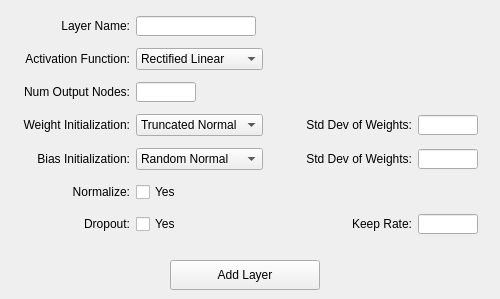
          <widget class="QWidget" name="tabFullyConnected">
           <attribute name="title">
            <string>Fully Connected</string>
           </attribute>
           <widget class="QWidget" name="gridLayoutWidget_6">
            <property name="geometry">
             <rect>
              <x>15</x>
              <y>10</y>
              <width>476</width>
              <height>231</height>
             </rect>
            </property>
            <layout class="QGridLayout" name="gridLayout_6">
             <item row="1" column="3">
              <spacer name="horizontalSpacer_3">
               <property name="orientation">
                <enum>Qt::Horizontal</enum>
               </property>
               <property name="sizeType">
                <enum>QSizePolicy::Fixed</enum>
               </property>
               <property name="sizeHint" stdset="0">
                <size>
                 <width>15</width>
                 <height>20</height>
                </size>
               </property>
              </spacer>
             </item>
             <item row="1" column="2">
              <widget class="QLabel" name="hlpFCActFunc">
               <property name="sizePolicy">
                <sizepolicy hsizetype="Fixed" vsizetype="Preferred">
                 <horstretch>0</horstretch>
                 <verstretch>0</verstretch>
                </sizepolicy>
               </property>
               <property name="text">
                <string/>
               </property>
               <property name="pixmap">
                <pixmap>Icons/help.png</pixmap>
               </property>
              </widget>
             </item>
             <item row="2" column="0">
              <widget class="QLabel" name="lblFCNumOutputNodes">
               <property name="text">
                <string>Num Output Nodes:</string>
               </property>
               <property name="alignment">
                <set>Qt::AlignRight|Qt::AlignTrailing|Qt::AlignVCenter</set>
               </property>
              </widget>
             </item>
             <item row="4" column="1">
              <widget class="QComboBox" name="cbxFCWeightInit">
               <item>
                <property name="text">
                 <string>Truncated Normal</string>
                </property>
               </item>
               <item>
                <property name="text">
                 <string>Random Normal</string>
                </property>
               </item>
              </widget>
             </item>
             <item row="4" column="0">
              <widget class="QLabel" name="lblFCWeightInit">
               <property name="text">
                <string>Weight Initialization:</string>
               </property>
               <property name="alignment">
                <set>Qt::AlignRight|Qt::AlignTrailing|Qt::AlignVCenter</set>
               </property>
              </widget>
             </item>
             <item row="4" column="5">
              <widget class="QLineEdit" name="txtFCStdDev">
               <property name="sizePolicy">
                <sizepolicy hsizetype="Fixed" vsizetype="Fixed">
                 <horstretch>0</horstretch>
                 <verstretch>0</verstretch>
                </sizepolicy>
               </property>
               <property name="minimumSize">
                <size>
                 <width>60</width>
                 <height>20</height>
                </size>
               </property>
               <property name="maximumSize">
                <size>
                 <width>60</width>
                 <height>20</height>
                </size>
               </property>
              </widget>
             </item>
             <item row="7" column="1">
              <widget class="QCheckBox" name="chkFCDropout">
               <property name="text">
                <string>Yes</string>
               </property>
              </widget>
             </item>
             <item row="7" column="0">
              <widget class="QLabel" name="lblFCDropout">
               <property name="text">
                <string>Dropout:</string>
               </property>
               <property name="alignment">
                <set>Qt::AlignRight|Qt::AlignTrailing|Qt::AlignVCenter</set>
               </property>
              </widget>
             </item>
             <item row="2" column="1">
              <widget class="QLineEdit" name="txtFCNumOutputNodes">
               <property name="sizePolicy">
                <sizepolicy hsizetype="Fixed" vsizetype="Fixed">
                 <horstretch>0</horstretch>
                 <verstretch>0</verstretch>
                </sizepolicy>
               </property>
               <property name="maximumSize">
                <size>
                 <width>60</width>
                 <height>20</height>
                </size>
               </property>
              </widget>
             </item>
             <item row="6" column="2">
              <widget class="QLabel" name="hlpFCNorm">
               <property name="sizePolicy">
                <sizepolicy hsizetype="Fixed" vsizetype="Preferred">
                 <horstretch>0</horstretch>
                 <verstretch>0</verstretch>
                </sizepolicy>
               </property>
               <property name="text">
                <string/>
               </property>
               <property name="pixmap">
                <pixmap>Icons/help.png</pixmap>
               </property>
              </widget>
             </item>
             <item row="2" column="2">
              <widget class="QLabel" name="hlpFCNumOutputs">
               <property name="sizePolicy">
                <sizepolicy hsizetype="Fixed" vsizetype="Preferred">
                 <horstretch>0</horstretch>
                 <verstretch>0</verstretch>
                </sizepolicy>
               </property>
               <property name="text">
                <string/>
               </property>
               <property name="pixmap">
                <pixmap>Icons/help.png</pixmap>
               </property>
              </widget>
             </item>
             <item row="1" column="1">
              <widget class="QComboBox" name="cbxFCActFunction">
               <item>
                <property name="text">
                 <string>Rectified Linear</string>
                </property>
               </item>
               <item>
                <property name="text">
                 <string>Sigmoid</string>
                </property>
               </item>
               <item>
                <property name="text">
                 <string>Tanh</string>
                </property>
               </item>
              </widget>
             </item>
             <item row="4" column="2">
              <widget class="QLabel" name="hlpFCWeightInit">
               <property name="sizePolicy">
                <sizepolicy hsizetype="Fixed" vsizetype="Preferred">
                 <horstretch>0</horstretch>
                 <verstretch>0</verstretch>
                </sizepolicy>
               </property>
               <property name="text">
                <string/>
               </property>
               <property name="pixmap">
                <pixmap>Icons/help.png</pixmap>
               </property>
              </widget>
             </item>
             <item row="4" column="6">
              <widget class="QLabel" name="hlpFCStdDev">
               <property name="sizePolicy">
                <sizepolicy hsizetype="Fixed" vsizetype="Preferred">
                 <horstretch>0</horstretch>
                 <verstretch>0</verstretch>
                </sizepolicy>
               </property>
               <property name="text">
                <string/>
               </property>
               <property name="pixmap">
                <pixmap>Icons/help.png</pixmap>
               </property>
              </widget>
             </item>
             <item row="7" column="5">
              <widget class="QLineEdit" name="txtFCKeepRate">
               <property name="sizePolicy">
                <sizepolicy hsizetype="Fixed" vsizetype="Fixed">
                 <horstretch>0</horstretch>
                 <verstretch>0</verstretch>
                </sizepolicy>
               </property>
               <property name="minimumSize">
                <size>
                 <width>60</width>
                 <height>20</height>
                </size>
               </property>
               <property name="maximumSize">
                <size>
                 <width>60</width>
                 <height>20</height>
                </size>
               </property>
              </widget>
             </item>
             <item row="6" column="1">
              <widget class="QCheckBox" name="chkFCNorm">
               <property name="text">
                <string>Yes</string>
               </property>
              </widget>
             </item>
             <item row="7" column="4">
              <widget class="QLabel" name="lblFCKeepRate">
               <property name="text">
                <string>Keep Rate:</string>
               </property>
               <property name="alignment">
                <set>Qt::AlignRight|Qt::AlignTrailing|Qt::AlignVCenter</set>
               </property>
              </widget>
             </item>
             <item row="1" column="0">
              <widget class="QLabel" name="lblFCActFunction">
               <property name="text">
                <string>Activation Function:</string>
               </property>
               <property name="alignment">
                <set>Qt::AlignRight|Qt::AlignTrailing|Qt::AlignVCenter</set>
               </property>
              </widget>
             </item>
             <item row="7" column="2">
              <widget class="QLabel" name="hlpFCDropout">
               <property name="sizePolicy">
                <sizepolicy hsizetype="Fixed" vsizetype="Preferred">
                 <horstretch>0</horstretch>
                 <verstretch>0</verstretch>
                </sizepolicy>
               </property>
               <property name="text">
                <string/>
               </property>
               <property name="pixmap">
                <pixmap>Icons/help.png</pixmap>
               </property>
              </widget>
             </item>
             <item row="6" column="0">
              <widget class="QLabel" name="lblFCNorm">
               <property name="enabled">
                <bool>true</bool>
               </property>
               <property name="text">
                <string>Normalize:</string>
               </property>
               <property name="alignment">
                <set>Qt::AlignRight|Qt::AlignTrailing|Qt::AlignVCenter</set>
               </property>
              </widget>
             </item>
             <item row="4" column="4">
              <widget class="QLabel" name="lblFCStdDev">
               <property name="text">
                <string>Std Dev of Weights:</string>
               </property>
               <property name="alignment">
                <set>Qt::AlignRight|Qt::AlignTrailing|Qt::AlignVCenter</set>
               </property>
              </widget>
             </item>
             <item row="7" column="6">
              <widget class="QLabel" name="hlpFCKeepRate">
               <property name="sizePolicy">
                <sizepolicy hsizetype="Fixed" vsizetype="Preferred">
                 <horstretch>0</horstretch>
                 <verstretch>0</verstretch>
                </sizepolicy>
               </property>
               <property name="text">
                <string/>
               </property>
               <property name="pixmap">
                <pixmap>Icons/help.png</pixmap>
               </property>
              </widget>
             </item>
             <item row="0" column="1">
              <widget class="QLineEdit" name="txtFCName">
               <property name="minimumSize">
                <size>
                 <width>120</width>
                 <height>20</height>
                </size>
               </property>
               <property name="maximumSize">
                <size>
                 <width>120</width>
                 <height>20</height>
                </size>
               </property>
              </widget>
             </item>
             <item row="0" column="0">
              <widget class="QLabel" name="lblFCName">
               <property name="text">
                <string>Layer Name:</string>
               </property>
               <property name="alignment">
                <set>Qt::AlignRight|Qt::AlignTrailing|Qt::AlignVCenter</set>
               </property>
              </widget>
             </item>
             <item row="5" column="0">
              <widget class="QLabel" name="lblFCBiasInit">
               <property name="text">
                <string>Bias Initialization:</string>
               </property>
               <property name="alignment">
                <set>Qt::AlignRight|Qt::AlignTrailing|Qt::AlignVCenter</set>
               </property>
              </widget>
             </item>
             <item row="5" column="4">
              <widget class="QLabel" name="lblFCBiasVal">
               <property name="text">
                <string>Std Dev of Weights:</string>
               </property>
               <property name="alignment">
                <set>Qt::AlignRight|Qt::AlignTrailing|Qt::AlignVCenter</set>
               </property>
              </widget>
             </item>
             <item row="5" column="5">
              <widget class="QLineEdit" name="txtFCBiasVal">
               <property name="sizePolicy">
                <sizepolicy hsizetype="Fixed" vsizetype="Fixed">
                 <horstretch>0</horstretch>
                 <verstretch>0</verstretch>
                </sizepolicy>
               </property>
               <property name="minimumSize">
                <size>
                 <width>60</width>
                 <height>20</height>
                </size>
               </property>
               <property name="maximumSize">
                <size>
                 <width>60</width>
                 <height>20</height>
                </size>
               </property>
              </widget>
             </item>
             <item row="5" column="1">
              <widget class="QComboBox" name="cbxFCBiasInit">
               <item>
                <property name="text">
                 <string>Random Normal</string>
                </property>
               </item>
               <item>
                <property name="text">
                 <string>Truncated Normal</string>
                </property>
               </item>
               <item>
                <property name="text">
                 <string>Zeros</string>
                </property>
               </item>
               <item>
                <property name="text">
                 <string>Constant</string>
                </property>
               </item>
              </widget>
             </item>
             <item row="5" column="2">
              <widget class="QLabel" name="hlpFCBiasInit">
               <property name="sizePolicy">
                <sizepolicy hsizetype="Fixed" vsizetype="Preferred">
                 <horstretch>0</horstretch>
                 <verstretch>0</verstretch>
                </sizepolicy>
               </property>
               <property name="text">
                <string/>
               </property>
               <property name="pixmap">
                <pixmap>Icons/help.png</pixmap>
               </property>
              </widget>
             </item>
             <item row="5" column="6">
              <widget class="QLabel" name="hlpFCBiasVal">
               <property name="sizePolicy">
                <sizepolicy hsizetype="Fixed" vsizetype="Preferred">
                 <horstretch>0</horstretch>
                 <verstretch>0</verstretch>
                </sizepolicy>
               </property>
               <property name="text">
                <string/>
               </property>
               <property name="pixmap">
                <pixmap>Icons/help.png</pixmap>
               </property>
              </widget>
             </item>
            </layout>
           </widget>
           <widget class="QPushButton" name="btnAddFullyConn">
            <property name="geometry">
             <rect>
              <x>170</x>
              <y>260</y>
              <width>150</width>
              <height>30</height>
             </rect>
            </property>
            <property name="minimumSize">
             <size>
              <width>150</width>
              <height>30</height>
             </size>
            </property>
            <property name="maximumSize">
             <size>
              <width>150</width>
              <height>30</height>
             </size>
            </property>
            <property name="text">
             <string>Add Layer</string>
            </property>
           </widget>
          </widget>
